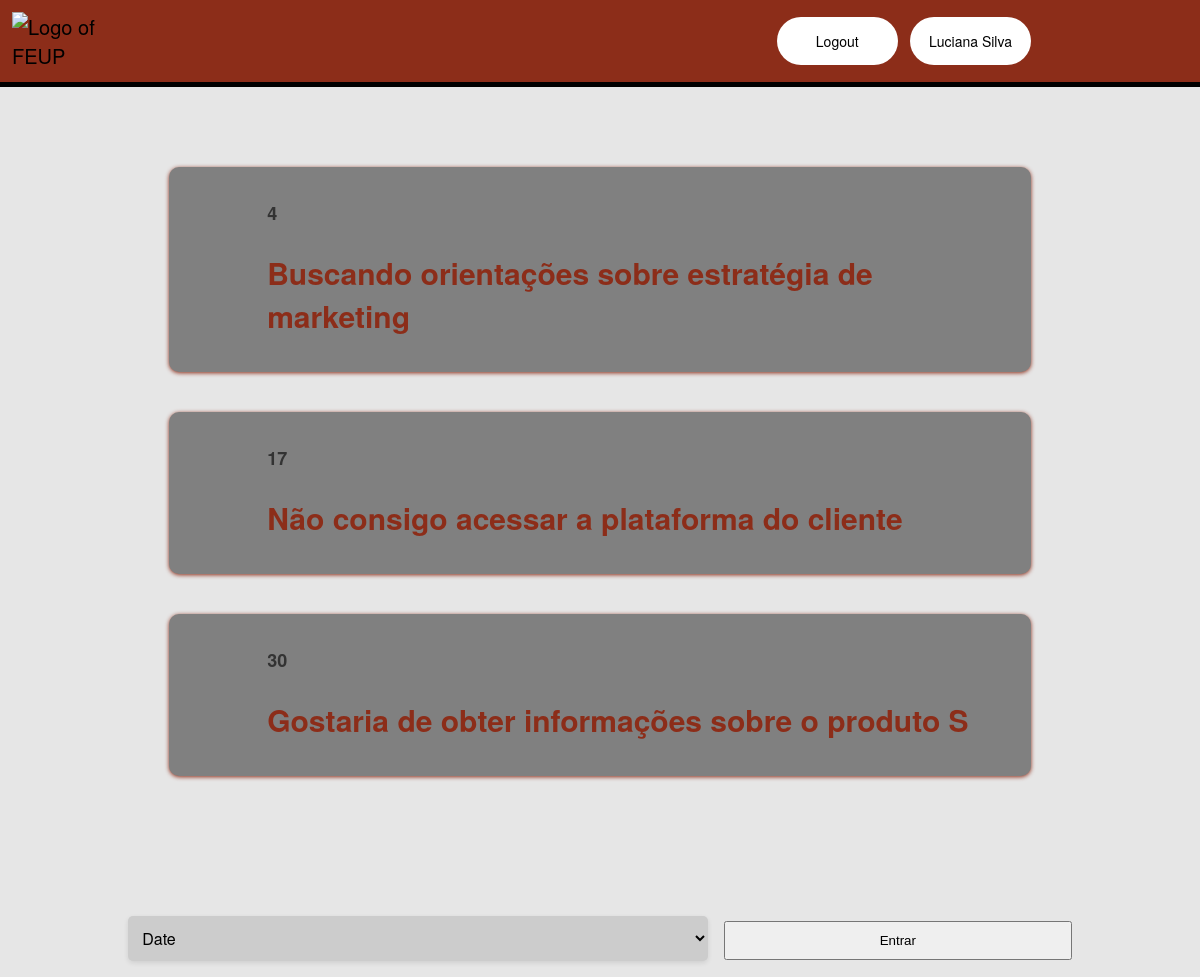
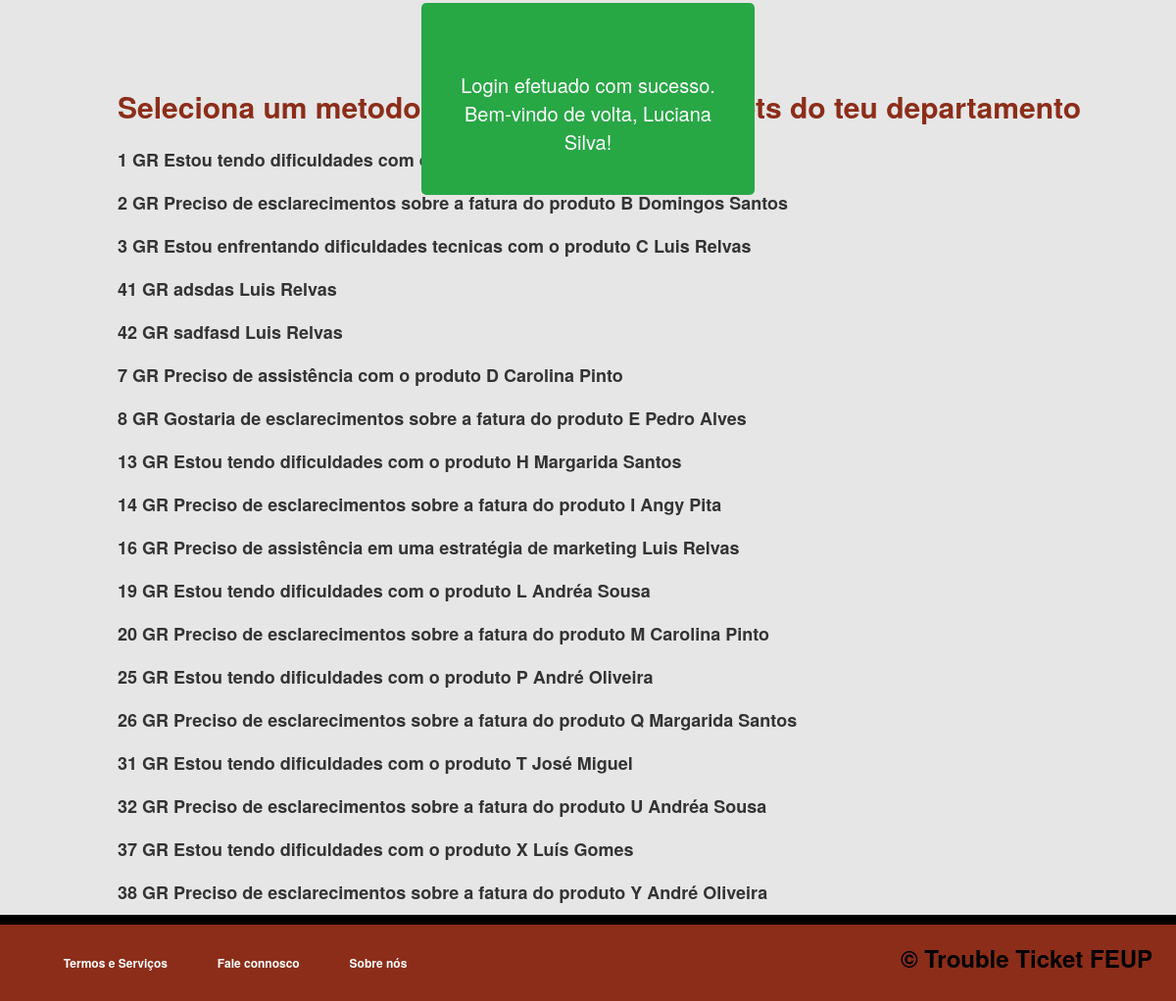
/pages/ticketsee.php (signed in), run on the app's committed database (2 pictures, top to bottom).
### tables this page shows
CREATE TABLE ticket(
	ticket_id INTEGER PRIMARY KEY,
	id INTEGER,
	department_id INTEGER, 
	status_id INTEGER,
	tittle TEXT NOT NULL,
	description TEXT NOT NULL,
	initial_date DATE NOT NULL,
	hashtag_id INTEGER DEFAULT 1,
	agent_id INTEGER DEFAULT -1,
	FOREIGN KEY(id) REFERENCES user(id),
	FOREIGN KEY(department_id) REFERENCES department(department_id),
	FOREIGN KEY(status_id) REFERENCES status(status_id)
	--- CONSTRAINT ticket_pk PRIMARY KEY(ticket_id)
);

CREATE TABLE department(
	department_id INTEGER PRIMARY KEY,
	name TEXT NOT NULL
	--- CONSTRAINT department_pk PRIMARY KEY(department_id)
);

CREATE TABLE user(
	id INTEGER PRIMARY KEY,
	role INTEGER DEFAULT 2,
	username TEXT NOT NULL,
	name TEXT NOT NULL,
	email TEXT NOT NULL,
	password TEXT NOT NULL
	--- CONSTRAINT user_pk PRIMARY KEY(id)
);

### classes/ticket.class.php (called while the page is built, shortened)
<?php
  require_once('user.class.php');
  class Ticket {
    public function __construct(int $ticket_id, int $id,  int $department_id, int $status_id, string $tittle, string $description, string $initial_date,int $hashtag_id, int $agent_id) {
        $this->ticket_id = $ticket_id;
        $this->id = $id;
        $this->department_id = $department_id;
        $this->description = $description;
      }
    static function getmyTickets(PDO $db, int $id) : ?array{
      $stmt = $db->prepare('SELECT ticket_id,id,department_id,status_id,tittle,description,initial_date,hashtag_id,agent_id FROM ticket where id = ?');
      $stmt->execute(array($id));
      while($ticket = $stmt->fetch()){
        $tickets[] = new Ticket(
          $ticket['ticket_id'],
          $ticket['id'],
          $ticket['department_id'],
          $ticket['status_id'],
          $ticket['tittle'],
          $ticket['description'],
          $ticket['initial_date'],
          $ticket['hashtag_id'],
          $ticket['agent_id']
        );
      }
      if($tickets == null) {
        return null;
      }
      else {
      return $tickets;}
    }
}
  ?>

### classes/user.class.php (called while the page is built, shortened)
<?php
  class User {
    public function __construct(int $id, int $role, string $username, string $name, string $email) {
      $this->role = $role;
      $this->name = $name;
    }
    static function getUser(PDO $db, int $id) : ?User {
      $stmt = $db->prepare('SELECT id,role,username,name,email,password FROM user WHERE id = ?');
      $stmt->execute(array(intval($id)));
      $user = $stmt->fetch();
      if($user){
      return new User(
          $user['id'],
          $user['role'],
          $user['username'],
          $user['name'],
          $user['email']
      );}
      else return null;
    }
}
?>

### classes/department.class.php (called while the page is built, shortened)
<?php
  require_once('ticket.class.php');
  class Department {
    static public function getDepartmentName(PDO $db, int $department_id): string {
        $stmt = $db->prepare('SELECT name FROM department where department_id = ?');
        $stmt->execute(array($department_id));
        $name = $stmt->fetch();
        $name = ($name['name']);
        if($name){
        return $name;}
        else{
            return "null";
        }
    }
    static public function getTicketsDepartment(PDO $db , int $id, int $integer) : ?array{
      if($integer == 0){
      $stmt = $db ->prepare('SELECT DISTINCT ticket.ticket_id,ticket.id,ticket.department_id,ticket.status_id,ticket.tittle,ticket.description,ticket.initial_date,ticket.hashtag_id,ticket.agent_id FROM agent,department,ticket where ticket.department_id = department.department_id and agent.department_id = department.department_id and agent.id = ? ORDER BY ticket.initial_date');}
      $stmt->execute(array($id));
        while($ticket = $stmt->fetch()){
          $tickets[] = new Ticket(
            $ticket['ticket_id'],
            $ticket['id'],
            $ticket['department_id'],
            $ticket['status_id'],
            $ticket['tittle'],
            $ticket['description'],
            $ticket['initial_date'],
            $ticket['hashtag_id'],
            $ticket['agent_id']
          );
        }
        return $tickets;
    }
  }

### templates/tickets.tpl.php (the view, shortened to what this page needs)
<?php
require_once(dirname(__DIR__).'/database/connection.db.php');
require_once(dirname(__DIR__).'/classes/ticket.class.php');
require_once(dirname(__DIR__).'/classes/user.class.php');
require_once(dirname(__DIR__).'/classes/hashtag.class.php');
require_once(dirname(__DIR__).'/classes/ticket.class.php');
require_once(dirname(__DIR__).'/classes/department.class.php');
        ?> <h2><?= $ticket->ticket_id, $ticket->id, $ticket->tittle, $ticket->initial_date, $ticket->agent_id?></h2> <?php
function drawmyTickets(int $id){
    $db = getDatabaseConnection();
    $tickets = Ticket::getmyTickets($db,$id);
    if($tickets) {
    ?>
        <div id="myTickets">
        <?php foreach($tickets as $ticket){ ?>
            <div class="ticketContainer">
                <h3 class="loginItem"><a href="../pages/ticketseeonly.php?ticket_id=<?=$ticket->ticket_id?>" ><?= $ticket->ticket_id ?></a></h3>
                <h2><?= $ticket->description?></h2>
            </div>
        <?php } ?>
        </div>
        <?php
}
else {
    ?> <h2>Não tens tickets</h2> <?php
}
}
function drawDepartmentTickets(int $id) {
    $db = getDatabaseConnection();
    $user = User::getUser($db,$_SESSION['id']);
    if($user->role != 2) {
    ?>
    <div class="department-tickets">
    <form action="../actions/orderTickets.action.php" method="POST">
    <select name ="order" id="order">
        <option value="0">Date</option>
    </select>
    <input id="button" type="submit" value="Entrar">
    </form>
    </div>
    <?php
    } ?>
    <?php
    $tickets = Department::getTicketsDepartment($db,$id,$_SESSION['order']);
    if($tickets) {
        ?> <h2>Seleciona um metodo de ordenação dos tickets do teu departamento</h2> <?php
    foreach($tickets as $ticket){
        $department_name = Department::getDepartmentName($db,$ticket->department_id);
        $user_name = User::getUser($db,$ticket->id);
        ?> <h3 class="loginItem"><a href="../pages/ticketseeonly.php?ticket_id=<?=$ticket->ticket_id?>" ><?= $ticket->ticket_id?></a><?=" " .$department_name . " " . $ticket->description . " " . $user_name->name?></h3> <?php
    }
    ?></div><?php
}
    else if($tickets == null && ($_SESSION['role'] == 1 || $_SESSION['role'] == 0)) {
        ?> <h2>Aguarda por algum ticket !</h2> <?php
    }
}
    ?>

### css/layout.css (style rules this page uses)
#myTickets { padding: 20px; display: flex; flex-direction: column; align-items: center; margin: 5%; }
.ticketContainer { width: 80%; padding: 15px; margin-bottom: 20px; margin-bottom: 40px; }
.department-tickets { padding: 20px; text-align: center; }
.department-tickets select, .department-tickets input[type="submit"] { padding: 10px; }
.department-tickets select { margin-right: 10px; width: 50%; margin-bottom: 5%; }
.department-tickets input[type="submit"] { width: 30%; }
h2 { text-align: left; margin-bottom: 20px; margin-left: 10%; }
h3 { margin-bottom: 10px; margin-left: 10%; }
.loginItem { margin-bottom: 10px; }

### css/style.css (style rules this page uses)
:root { --principalColor: #8C2D19; --backgroundColor: #f5f5f5; --blackletter: #000; --borderColor: #ccc; --whiteColor: #fff; --buttonHoverColor: #e6b0aa; --errorColor: red; --grayColor: #333; --boxSadowAux: rgba(0, 0, 0, 0.1); --borderColorAux: #ddd; --linkHoverColor: blue; --linkColor: darkblue; --backGroundAux: #eee; --backGround2: #bcbaba; --grayColor1: gray; }
.ticketContainer { background-color: var(--grayColor1); border-radius: 10px; box-shadow: 0px 1px 4px var(--principalColor); }
.loginItem { color: var(--blackletter); }
.department-tickets select, .department-tickets input[type="submit"] { padding: 10px; }
.department-tickets select { background-color: var(--borderColor); }
.department-tickets input[type="submit"] { width: 30%; }
.loginItem { font-size: 18px; color: var(--grayColor); }
.loginItem a { color: var(--grayColor); }

### css/messages.css (style rules this page uses)
:root { --color-text: #fff; --color-success: #28a745; --color-error: #dc3545; --backGround: rgba(0, 0, 0, 0.8); --boxShadow: rgba(0, 0, 0, 0.3); }

### css/common.css (style rules this page uses)
:root { --principalColor: #8C2D19; --backgroundColor: #e6e6e6; --whiteColor: #FFF; --focusBorderColor: rgba(140, 45, 25, 0.5); --submitHoverColor: #E6B0AA; --buttonHoverColor: #E6B0AA; --borderColor: #ccc; --blackColor: black; --errorColor: red; --successColor: green; --linkColor: #0366d6; --seeTicketShadow: 0 2px 4px rgba(87, 1, 1, 0.507); --buttonColor: #8c2d19; --seeProfileShadow: 0 0 5px rgba(94, 2, 2, 0.582); --boxShadowForm: 0 0 5px rgba(0, 0, 0, 0.2); --buttonShadowColor: #8c2d19; --boxShadow: 0px 0px 5px 0px var(--principalColor); }
body { display: flex; flex-direction: column; font-size: 20px; min-height: 100vh; margin: 0; padding: 0; background-color: var(--backgroundColor); font-family: "Haas Grot Text R Web", "Helvetica Neue", Helvetica, Arial, sans-serif; }
form, select, label { margin: 0; padding: 0; border: none; font-family: Arial, sans-serif; box-sizing: border-box; }
select { width: 100%; padding: 10px; font-size: 16px; font-family: "Haas Grot Text R Web", "Helvetica Neue", Helvetica, Arial, sans-serif; border-radius: 5px; background-color: var(--whiteColor); box-shadow: 0 2px 5px rgba(0, 0, 0, 0.1); transition: box-shadow 0.3s ease-in-out; }
option { padding: 5px; }
h2 { font-size: 30px; font-weight: 600; color: var(--principalColor); font-family: "Haas Grot Text R Web", "Helvetica Neue", Helvetica, Arial, sans-serif; }
h3 { font-size: 2vw; font-family: "Haas Grot Text R Web", "Helvetica Neue", Helvetica, Arial, sans-serif; color: var(--blackColor); }
a { text-decoration: none; color: var(--blackColor); transition: color 0.3s ease; }

### data on the page
ticket: ticket_id "4", description "Buscando orientações sobre estratégia de marketing"
ticket: ticket_id "17", description "Não consigo acessar a plataforma do cliente"
ticket: ticket_id "30", description "Gostaria de obter informações sobre o produto S"
ticket: ticket_id "1", department.name "GR", description "Estou tendo dificuldades com o produto A"
ticket: ticket_id "2", department.name "GR", description "Preciso de esclarecimentos sobre a fatura do produto B", id.name "Domingos Santos"
ticket: ticket_id "3", department.name "GR", description "Estou enfrentando dificuldades tecnicas com o produto C", id.name "Luis Relvas"
ticket: ticket_id "41", department.name "GR", description "adsdas", id.name "Luis Relvas"
ticket: ticket_id "42", department.name "GR", description "sadfasd", id.name "Luis Relvas"
ticket: ticket_id "7", department.name "GR", description "Preciso de assistência com o produto D", id.name "Carolina Pinto"
ticket: ticket_id "8", department.name "GR", description "Gostaria de esclarecimentos sobre a fatura do produto E", id.name "Pedro Alves"
ticket: ticket_id "13", department.name "GR", description "Estou tendo dificuldades com o produto H", id.name "Margarida Santos"
ticket: ticket_id "14", department.name "GR", description "Preciso de esclarecimentos sobre a fatura do produto I", id.name "Angy Pita"
ticket: ticket_id "16", department.name "GR", description "Preciso de assistência em uma estratégia de marketing", id.name "Luis Relvas"
ticket: ticket_id "19", department.name "GR", description "Estou tendo dificuldades com o produto L", id.name "Andréa Sousa"
ticket: ticket_id "20", department.name "GR", description "Preciso de esclarecimentos sobre a fatura do produto M", id.name "Carolina Pinto"
ticket: ticket_id "25", department.name "GR", description "Estou tendo dificuldades com o produto P", id.name "André Oliveira"
ticket: ticket_id "26", department.name "GR", description "Preciso de esclarecimentos sobre a fatura do produto Q", id.name "Margarida Santos"
ticket: ticket_id "31", department.name "GR", description "Estou tendo dificuldades com o produto T", id.name "José Miguel"
ticket: ticket_id "32", department.name "GR", description "Preciso de esclarecimentos sobre a fatura do produto U", id.name "Andréa Sousa"
ticket: ticket_id "37", department.name "GR", description "Estou tendo dificuldades com o produto X", id.name "Luís Gomes"
ticket: ticket_id "38", department.name "GR", description "Preciso de esclarecimentos sobre a fatura do produto Y", id.name "André Oliveira"

### other printed values
$name "Luciana Silva"
$message['text'] "Login efetuado com sucesso. Bem-vindo de volta, Luciana Silva!"
